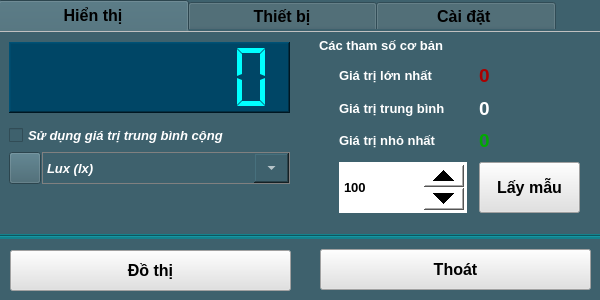
<?xml version="1.0" encoding="UTF-8"?>
<ui version="4.0">
 <class>Sensor_SEN0112</class>
 <widget class="QWidget" name="Sensor_SEN0112">
  <property name="geometry">
   <rect>
    <x>0</x>
    <y>0</y>
    <width>600</width>
    <height>300</height>
   </rect>
  </property>
  <property name="windowTitle">
   <string>Form</string>
  </property>
  <property name="windowIcon">
   <iconset resource="../image.qrc">
    <normaloff>:/image/ALS0112_Icon.jpg</normaloff>:/image/ALS0112_Icon.jpg</iconset>
  </property>
  <property name="styleSheet">
   <string notr="true">background-color: rgb(62, 97, 109);</string>
  </property>
  <widget class="QPushButton" name="pushButton_ChartZoom">
   <property name="geometry">
    <rect>
     <x>10</x>
     <y>250</y>
     <width>281</width>
     <height>41</height>
    </rect>
   </property>
   <property name="font">
    <font>
     <pointsize>12</pointsize>
     <bold>true</bold>
    </font>
   </property>
   <property name="styleSheet">
    <string>background-color: rgb(225, 225, 225);</string>
   </property>
   <property name="text">
    <string>Đồ thị</string>
   </property>
  </widget>
  <widget class="QTabWidget" name="tabWidget">
   <property name="geometry">
    <rect>
     <x>-2</x>
     <y>0</y>
     <width>607</width>
     <height>238</height>
    </rect>
   </property>
   <property name="font">
    <font>
     <pointsize>12</pointsize>
     <bold>true</bold>
    </font>
   </property>
   <property name="styleSheet">
    <string notr="true">QTabWidget::pane { 
border: 1px solid #C0C0C0;
}</string>
   </property>
   <property name="currentIndex">
    <number>0</number>
   </property>
   <property name="elideMode">
    <enum>Qt::ElideNone</enum>
   </property>
   <widget class="QWidget" name="tab_Infor_2">
    <attribute name="title">
     <string>            Hiển thị            </string>
    </attribute>
    <widget class="QLCDNumber" name="lcdNumber_Value">
     <property name="geometry">
      <rect>
       <x>10</x>
       <y>10</y>
       <width>281</width>
       <height>71</height>
      </rect>
     </property>
     <property name="styleSheet">
      <string notr="true">background-color: rgb(0, 70, 102);
color: rgb(0, 255, 255);</string>
     </property>
     <property name="frameShape">
      <enum>QFrame::WinPanel</enum>
     </property>
     <property name="lineWidth">
      <number>1</number>
     </property>
     <property name="smallDecimalPoint">
      <bool>false</bool>
     </property>
     <property name="digitCount">
      <number>7</number>
     </property>
     <property name="segmentStyle">
      <enum>QLCDNumber::Flat</enum>
     </property>
     <property name="value" stdset="0">
      <double>0.000000000000000</double>
     </property>
     <property name="intValue" stdset="0">
      <number>0</number>
     </property>
    </widget>
    <widget class="QPushButton" name="pushButton">
     <property name="geometry">
      <rect>
       <x>10</x>
       <y>120</y>
       <width>32</width>
       <height>32</height>
      </rect>
     </property>
     <property name="styleSheet">
      <string notr="true"/>
     </property>
     <property name="text">
      <string/>
     </property>
     <property name="icon">
      <iconset resource="../image.qrc">
       <normaloff>:/image/ALS0112_Icon.jpg</normaloff>:/image/ALS0112_Icon.jpg</iconset>
     </property>
     <property name="iconSize">
      <size>
       <width>32</width>
       <height>32</height>
      </size>
     </property>
    </widget>
    <widget class="QComboBox" name="comboBox_Temp_Unit">
     <property name="geometry">
      <rect>
       <x>43</x>
       <y>120</y>
       <width>248</width>
       <height>32</height>
      </rect>
     </property>
     <property name="font">
      <font>
       <pointsize>10</pointsize>
       <italic>true</italic>
       <bold>true</bold>
      </font>
     </property>
     <property name="layoutDirection">
      <enum>Qt::LeftToRight</enum>
     </property>
     <property name="styleSheet">
      <string notr="true">QComboBox {
    border: 1px solid gray;
	color: rgb(255, 255, 255);
}
QComboBox::drop-down {
    width:35px;
}</string>
     </property>
     <property name="editable">
      <bool>false</bool>
     </property>
     <item>
      <property name="text">
       <string>Lux (lx)</string>
      </property>
     </item>
    </widget>
    <widget class="QSpinBox" name="spinBox_setSample">
     <property name="geometry">
      <rect>
       <x>340</x>
       <y>130</y>
       <width>128</width>
       <height>51</height>
      </rect>
     </property>
     <property name="font">
      <font>
       <pointsize>10</pointsize>
       <bold>true</bold>
      </font>
     </property>
     <property name="styleSheet">
      <string notr="true">QSpinBox
{
background-color: rgb(255, 255, 255);
color: rgb(0, 0, 0);
}
QSpinBox::up-button
{
    min-width:40px;
    min-height: 20px;
}
QSpinBox::down-button
{
    min-width: 40px;
    min-height: 20px;
}
</string>
     </property>
     <property name="minimum">
      <number>10</number>
     </property>
     <property name="maximum">
      <number>9999999</number>
     </property>
     <property name="value">
      <number>100</number>
     </property>
    </widget>
    <widget class="QPushButton" name="pushButton_getSamples">
     <property name="geometry">
      <rect>
       <x>480</x>
       <y>130</y>
       <width>101</width>
       <height>51</height>
      </rect>
     </property>
     <property name="font">
      <font>
       <pointsize>12</pointsize>
       <bold>true</bold>
      </font>
     </property>
     <property name="styleSheet">
      <string notr="true">background-color: rgb(225, 225, 225);</string>
     </property>
     <property name="text">
      <string>Lấy mẫu</string>
     </property>
    </widget>
    <widget class="QLabel" name="label_sampleInfo">
     <property name="geometry">
      <rect>
       <x>320</x>
       <y>0</y>
       <width>261</width>
       <height>26</height>
      </rect>
     </property>
     <property name="font">
      <font>
       <pointsize>10</pointsize>
       <bold>true</bold>
      </font>
     </property>
     <property name="styleSheet">
      <string notr="true">color: rgb(255, 255, 255);</string>
     </property>
     <property name="text">
      <string>Các tham số cơ bản</string>
     </property>
    </widget>
    <widget class="QWidget" name="verticalLayoutWidget_6">
     <property name="geometry">
      <rect>
       <x>340</x>
       <y>30</y>
       <width>128</width>
       <height>92</height>
      </rect>
     </property>
     <layout class="QVBoxLayout" name="verticalLayout_6">
      <item>
       <widget class="QLabel" name="label_8">
        <property name="font">
         <font>
          <pointsize>10</pointsize>
          <bold>true</bold>
         </font>
        </property>
        <property name="styleSheet">
         <string notr="true">color: rgb(255, 255, 255);</string>
        </property>
        <property name="text">
         <string>Giá trị lớn nhất</string>
        </property>
       </widget>
      </item>
      <item>
       <widget class="QLabel" name="label_9">
        <property name="font">
         <font>
          <pointsize>10</pointsize>
          <bold>true</bold>
         </font>
        </property>
        <property name="styleSheet">
         <string notr="true">color: rgb(255, 255, 255);</string>
        </property>
        <property name="text">
         <string>Giá trị trung bình</string>
        </property>
       </widget>
      </item>
      <item>
       <widget class="QLabel" name="label_10">
        <property name="font">
         <font>
          <pointsize>10</pointsize>
          <bold>true</bold>
         </font>
        </property>
        <property name="styleSheet">
         <string notr="true">color: rgb(255, 255, 255);</string>
        </property>
        <property name="text">
         <string>Giá trị nhỏ nhất</string>
        </property>
       </widget>
      </item>
     </layout>
    </widget>
    <widget class="QWidget" name="verticalLayoutWidget_7">
     <property name="geometry">
      <rect>
       <x>480</x>
       <y>30</y>
       <width>101</width>
       <height>92</height>
      </rect>
     </property>
     <layout class="QVBoxLayout" name="verticalLayout_7">
      <item>
       <widget class="QLabel" name="label_ValueMax">
        <property name="font">
         <font>
          <pointsize>14</pointsize>
          <bold>true</bold>
         </font>
        </property>
        <property name="styleSheet">
         <string notr="true">color: rgb(170, 0, 0);</string>
        </property>
        <property name="text">
         <string>0</string>
        </property>
       </widget>
      </item>
      <item>
       <widget class="QLabel" name="label_ValueAvg">
        <property name="font">
         <font>
          <pointsize>14</pointsize>
          <bold>true</bold>
         </font>
        </property>
        <property name="styleSheet">
         <string notr="true">color: rgb(255, 255, 255);</string>
        </property>
        <property name="text">
         <string>0</string>
        </property>
       </widget>
      </item>
      <item>
       <widget class="QLabel" name="label_ValueMin">
        <property name="font">
         <font>
          <pointsize>14</pointsize>
          <bold>true</bold>
         </font>
        </property>
        <property name="styleSheet">
         <string notr="true">color: rgb(0, 170, 0);</string>
        </property>
        <property name="text">
         <string>0</string>
        </property>
       </widget>
      </item>
     </layout>
    </widget>
    <widget class="QCheckBox" name="checkBox_setMathAvg">
     <property name="geometry">
      <rect>
       <x>10</x>
       <y>90</y>
       <width>281</width>
       <height>27</height>
      </rect>
     </property>
     <property name="font">
      <font>
       <pointsize>10</pointsize>
       <italic>true</italic>
       <bold>true</bold>
      </font>
     </property>
     <property name="styleSheet">
      <string notr="true">color: rgb(255, 255, 255);</string>
     </property>
     <property name="text">
      <string>Sử dụng giá trị trung bình cộng</string>
     </property>
    </widget>
   </widget>
   <widget class="QWidget" name="tab_4">
    <attribute name="title">
     <string>            Thiết bị            </string>
    </attribute>
    <widget class="QWidget" name="verticalLayoutWidget_8">
     <property name="geometry">
      <rect>
       <x>150</x>
       <y>10</y>
       <width>291</width>
       <height>101</height>
      </rect>
     </property>
     <layout class="QVBoxLayout" name="verticalLayout_8">
      <item>
       <widget class="QLabel" name="label_Name">
        <property name="font">
         <font>
          <pointsize>10</pointsize>
         </font>
        </property>
        <property name="styleSheet">
         <string notr="true">color: rgb(255, 255, 255);</string>
        </property>
        <property name="text">
         <string/>
        </property>
       </widget>
      </item>
      <item>
       <widget class="QLabel" name="label_Address">
        <property name="font">
         <font>
          <pointsize>10</pointsize>
         </font>
        </property>
        <property name="styleSheet">
         <string notr="true">color: rgb(255, 255, 255);</string>
        </property>
        <property name="text">
         <string/>
        </property>
       </widget>
      </item>
      <item>
       <widget class="QLabel" name="label_SerialNumber">
        <property name="font">
         <font>
          <pointsize>10</pointsize>
         </font>
        </property>
        <property name="styleSheet">
         <string notr="true">color: rgb(255, 255, 255);</string>
        </property>
        <property name="text">
         <string/>
        </property>
       </widget>
      </item>
     </layout>
    </widget>
    <widget class="QWidget" name="verticalLayoutWidget_9">
     <property name="geometry">
      <rect>
       <x>10</x>
       <y>10</y>
       <width>111</width>
       <height>131</height>
      </rect>
     </property>
     <layout class="QVBoxLayout" name="verticalLayout_9">
      <item>
       <widget class="QLabel" name="label_13">
        <property name="font">
         <font>
          <pointsize>10</pointsize>
          <bold>true</bold>
         </font>
        </property>
        <property name="styleSheet">
         <string notr="true">color: rgb(255, 255, 255);</string>
        </property>
        <property name="text">
         <string>Tên thiết bị:</string>
        </property>
       </widget>
      </item>
      <item>
       <widget class="QLabel" name="label_14">
        <property name="font">
         <font>
          <pointsize>10</pointsize>
          <bold>true</bold>
         </font>
        </property>
        <property name="styleSheet">
         <string notr="true">color: rgb(255, 255, 255);</string>
        </property>
        <property name="text">
         <string>Địa chỉ:</string>
        </property>
       </widget>
      </item>
      <item>
       <widget class="QLabel" name="label_18">
        <property name="font">
         <font>
          <pointsize>10</pointsize>
          <bold>true</bold>
         </font>
        </property>
        <property name="styleSheet">
         <string notr="true">color: rgb(255, 255, 255);</string>
        </property>
        <property name="text">
         <string>Mã sê-ri:</string>
        </property>
       </widget>
      </item>
      <item>
       <widget class="QLabel" name="label_19">
        <property name="font">
         <font>
          <pointsize>10</pointsize>
          <bold>true</bold>
         </font>
        </property>
        <property name="styleSheet">
         <string notr="true">color: rgb(255, 255, 255);</string>
        </property>
        <property name="text">
         <string>Mô tả:</string>
        </property>
       </widget>
      </item>
     </layout>
    </widget>
    <widget class="QWidget" name="verticalLayoutWidget_10">
     <property name="geometry">
      <rect>
       <x>150</x>
       <y>110</y>
       <width>291</width>
       <height>61</height>
      </rect>
     </property>
     <layout class="QVBoxLayout" name="verticalLayout_10">
      <item>
       <widget class="QLabel" name="label_Description">
        <property name="font">
         <font>
          <pointsize>10</pointsize>
         </font>
        </property>
        <property name="styleSheet">
         <string notr="true">color: rgb(255, 255, 255);</string>
        </property>
        <property name="text">
         <string/>
        </property>
        <property name="alignment">
         <set>Qt::AlignLeading|Qt::AlignLeft|Qt::AlignTop</set>
        </property>
       </widget>
      </item>
     </layout>
    </widget>
   </widget>
   <widget class="QWidget" name="tab_6">
    <attribute name="title">
     <string>           Cài đặt            </string>
    </attribute>
    <widget class="QLabel" name="label_23">
     <property name="geometry">
      <rect>
       <x>277</x>
       <y>40</y>
       <width>41</width>
       <height>22</height>
      </rect>
     </property>
     <property name="font">
      <font>
       <pointsize>10</pointsize>
       <bold>true</bold>
      </font>
     </property>
     <property name="styleSheet">
      <string notr="true">color: rgb(255, 255, 255);</string>
     </property>
     <property name="text">
      <string>(ms)</string>
     </property>
    </widget>
    <widget class="QLabel" name="label_24">
     <property name="geometry">
      <rect>
       <x>20</x>
       <y>40</y>
       <width>141</width>
       <height>22</height>
      </rect>
     </property>
     <property name="font">
      <font>
       <pointsize>10</pointsize>
       <bold>true</bold>
      </font>
     </property>
     <property name="styleSheet">
      <string notr="true">color: rgb(255, 255, 255);</string>
     </property>
     <property name="text">
      <string>Thời gian lấy mẫu :</string>
     </property>
    </widget>
    <widget class="QPushButton" name="pushButton_SetSampleTime">
     <property name="geometry">
      <rect>
       <x>320</x>
       <y>20</y>
       <width>161</width>
       <height>61</height>
      </rect>
     </property>
     <property name="font">
      <font>
       <pointsize>12</pointsize>
       <bold>true</bold>
      </font>
     </property>
     <property name="styleSheet">
      <string notr="true">background-color: rgb(225, 225, 225);</string>
     </property>
     <property name="text">
      <string>Cài đặt</string>
     </property>
    </widget>
    <widget class="QSpinBox" name="spinBox_SampleTime">
     <property name="geometry">
      <rect>
       <x>160</x>
       <y>10</y>
       <width>111</width>
       <height>81</height>
      </rect>
     </property>
     <property name="font">
      <font>
       <pointsize>10</pointsize>
       <bold>true</bold>
      </font>
     </property>
     <property name="styleSheet">
      <string notr="true">QSpinBox
{
background-color: rgb(255, 255, 255);
color: rgb(0, 0, 0);
}
QSpinBox::up-button
{
    min-width:40px;
    min-height: 20px;
}
QSpinBox::down-button
{
    min-width: 40px;
    min-height: 20px;
}
</string>
     </property>
     <property name="minimum">
      <number>10</number>
     </property>
     <property name="maximum">
      <number>9999999</number>
     </property>
     <property name="value">
      <number>100</number>
     </property>
    </widget>
    <widget class="Line" name="line_2">
     <property name="geometry">
      <rect>
       <x>20</x>
       <y>100</y>
       <width>541</width>
       <height>16</height>
      </rect>
     </property>
     <property name="orientation">
      <enum>Qt::Horizontal</enum>
     </property>
    </widget>
    <widget class="QPushButton" name="pushButton_Calib">
     <property name="geometry">
      <rect>
       <x>320</x>
       <y>120</y>
       <width>161</width>
       <height>61</height>
      </rect>
     </property>
     <property name="font">
      <font>
       <pointsize>12</pointsize>
       <bold>true</bold>
      </font>
     </property>
     <property name="styleSheet">
      <string notr="true">background-color: rgb(225, 225, 225);</string>
     </property>
     <property name="text">
      <string>Hiệu chuẩn</string>
     </property>
    </widget>
    <widget class="QLabel" name="label_25">
     <property name="geometry">
      <rect>
       <x>20</x>
       <y>139</y>
       <width>231</width>
       <height>22</height>
      </rect>
     </property>
     <property name="font">
      <font>
       <pointsize>10</pointsize>
       <bold>true</bold>
      </font>
     </property>
     <property name="styleSheet">
      <string notr="true">color: rgb(255, 255, 255);</string>
     </property>
     <property name="text">
      <string>Hiệu chuẩn thiết bị :</string>
     </property>
    </widget>
    <widget class="QLabel" name="label_calibInfo">
     <property name="geometry">
      <rect>
       <x>40</x>
       <y>160</y>
       <width>271</width>
       <height>22</height>
      </rect>
     </property>
     <property name="font">
      <font>
       <pointsize>10</pointsize>
       <italic>true</italic>
       <bold>true</bold>
      </font>
     </property>
     <property name="styleSheet">
      <string notr="true">color: rgb(255, 255, 127);</string>
     </property>
     <property name="text">
      <string>(chưa hiệu chuẩn)</string>
     </property>
    </widget>
   </widget>
  </widget>
  <widget class="QPushButton" name="pushButton_Exit">
   <property name="geometry">
    <rect>
     <x>320</x>
     <y>249</y>
     <width>271</width>
     <height>41</height>
    </rect>
   </property>
   <property name="font">
    <font>
     <pointsize>12</pointsize>
     <bold>true</bold>
    </font>
   </property>
   <property name="styleSheet">
    <string>background-color: rgb(225, 225, 225);</string>
   </property>
   <property name="text">
    <string>Thoát</string>
   </property>
  </widget>
  <widget class="Line" name="line">
   <property name="geometry">
    <rect>
     <x>0</x>
     <y>234</y>
     <width>605</width>
     <height>5</height>
    </rect>
   </property>
   <property name="styleSheet">
    <string notr="true">background-color: rgb(19, 130, 141);</string>
   </property>
   <property name="frameShadow">
    <enum>QFrame::Sunken</enum>
   </property>
   <property name="orientation">
    <enum>Qt::Horizontal</enum>
   </property>
  </widget>
 </widget>
 <resources>
  <include location="../image.qrc"/>
 </resources>
 <connections/>
</ui>
